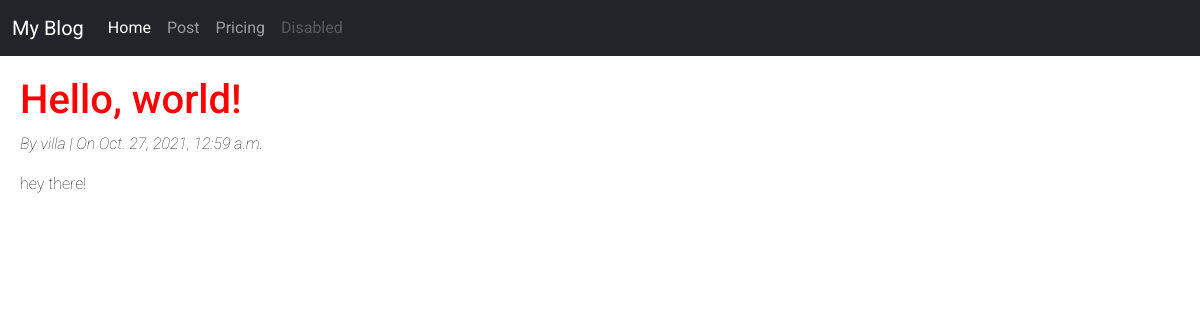
The app's page /post/1/ with its own data.
### blog/models.py (models this page shows, shortened)
class Post(models.Model):
    title = models.CharField(max_length=200)
    author = models.ForeignKey(
        'auth.User',
        on_delete=models.CASCADE
    )
    body = models.TextField()
    created_at = models.DateTimeField(auto_now_add=True)

### blog/views.py (the view)
# urls.py: path('post/<int:pk>/', BlogDetailView.as_view(), name= 'post_detail'),
class BlogDetailView(DetailView):
    model = Post
    template_name = "post_detail.html"

### templates/post_detail.html (shortened to what this page needs)
{% extends 'base.html' %}
{% block content %}
    <h1>{{ post.title}}</h1>
    <p id="subtitle">By {{ post.author }} | On {{ post.created_at }}</p>
    <p>{{ post.body }}</p>
{% endblock content %}

### static/css/base.css (style rules this page uses)
body { font-family: 'Roboto', sans-serif; }
h1 { color: red; }
p { font-weight: 100; }
#subtitle { font-weight: 100; font-style: italic; }

### records on screen
Post: title "Hello, world!", author "villa", created_at "Oct. 27, 2021, 12:59 a.m.", body "hey there!"
